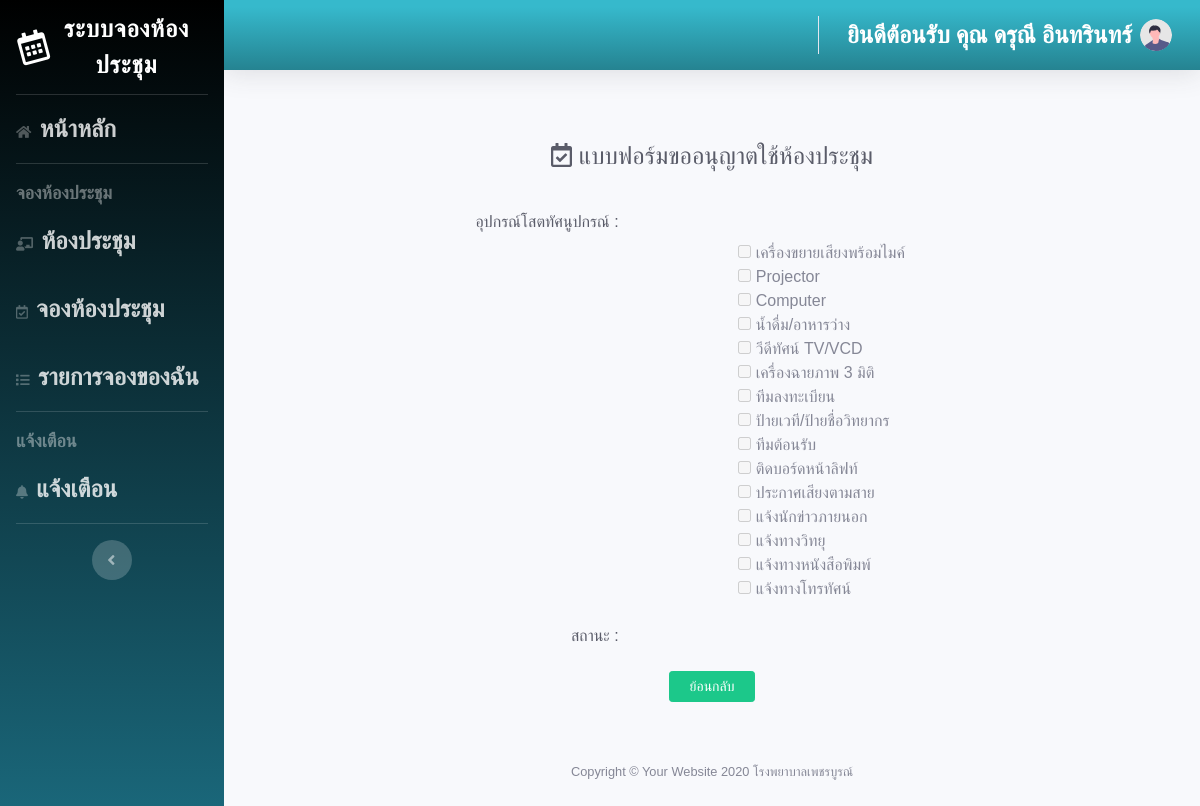
The page /meeting/detailbooking_general.php (signed in) on the database its author committed.
### tables this page shows
CREATE TABLE `equipment` (
  `eq_id` int(3) NOT NULL,
  `eq_name` varchar(250) NOT NULL,
  `de_id` int(10) NOT NULL
);

### meeting/detailbooking_general.php (the view, shortened to what this page needs)
<?php
if (!$_SESSION['userid']) {
  header("Location: frm_login.php");
} else {
  ?>
  <!DOCTYPE html>
  <html lang="en">
  <head>
    <link rel="stylesheet" href="https://cdnjs.cloudflare.com/ajax/libs/twitter-bootstrap/4.5.0/css/bootstrap.min.css">
    <link rel="stylesheet" href="https://cdnjs.cloudflare.com/ajax/libs/tempusdominus-bootstrap-4/5.1.2/css/tempusdominus-bootstrap-4.min.css">
    <link rel="stylesheet" href="https://cdnjs.cloudflare.com/ajax/libs/font-awesome/5.12.0-2/css/all.min.css">
    <link href="vendor/fontawesome-free/css/all.min.css" rel="stylesheet" type="text/css">
    <link href="css/sb-admin-2.min.css" rel="stylesheet">
  </head>
  <body id="page-top">
   <?php
   include "general_menu.php";
   ?>
   <br>
   <br>
   <div class="col-sm-12">
     <div class="wrap-form">
      <center>
        <h4 class="text-dark" ><i class="far fa-calendar-check"></i>  แบบฟอร์มขออนุญาตใช้ห้องประชุม</h4>
      </center>
      <br>
      <form action="addbooking1.php" method="post" accept-charset="utf-8" align="left">
      <div class="form-group row">
        <label for="ev_title" class="col-sm-5 col-form-label text-right text-dark" > อุปกรณ์โสตทัศนูปกรณ์ : </label>
        <?php
        $sql1="SELECT * FROM equipment";
        $query1 = mysqli_query($con, $sql1);
        $i=0;
        while ($rs1=mysqli_fetch_array($query1)){
          $i++;
          $checkbox = '';
          ?>
          <div class="col-sm-12" >
            <input type="checkbox" disabled <?php echo $checkbox ?> name="eqid<?php echo $i ?>" value="<?php echo $rs1['eq_id']; ?>"> <?php echo "$rs1[eq_name]"; ?>
          </div>
          <?php
        }
        ?>
      </div>
      <div class="form-group row">
        <label for="ev_status" class="col-sm-5 col-form-label text-right text-dark" >สถานะ :</label>
        <label class="col-sm-3 col-form-label text-dark"><?php  if($status=='0'){echo "รออนุมัติจากหัวหน้า";
      } else if($status=='1'){echo "รออนุมัติ";
    } else if($status=='2'){echo "ไม่อนุมัติจากหัวหน้า";
  } else if($status=='3'){echo "อนุมัติ";
} else if($status=='4'){echo "ไม่อนุมัติ";
} else if($status=='5'){echo "ยกเลิก";
}?></label>
</div>
<center>
  <tr>
    <td colspan="2" align="center">
      <input class="btn btn-success btn-sm mb-3" type="reset" onclick="window.history.back()" name="btnCancel" id="btnCancel" value="   ย้อนกลับ   " />
    </td>
  </center>
</div>
</div>
<?php
include "foot1.php";
?>
</div>
</div>
  </body>
  </html>
<?php } ?>

### meeting/foot1.php (style rules this page uses)
body { font-family: "Poppins", sans-serif; background-color:#F8F8FF; height: 100vh; }

### rows shown on the page
equipment: eq_name "เครื่องขยายเสียงพร้อมไมค์"
equipment: eq_name "Projector"
equipment: eq_name "Computer"
equipment: eq_name "น้ำดื่ม/อาหารว่าง"
equipment: eq_name "วีดีทัศน์ TV/VCD"
equipment: eq_name "เครื่องฉายภาพ 3 มิติ"
equipment: eq_name "ทีมลงทะเบียน"
equipment: eq_name "ป้ายเวที/ป้ายชื่อวิทยากร"
equipment: eq_name "ทีมต้อนรับ"
equipment: eq_name "ติดบอร์ดหน้าลิฟท์"
equipment: eq_name "ประกาศเสียงตามสาย"
equipment: eq_name "แจ้งนักข่าวภายนอก"
equipment: eq_name "แจ้งทางวิทยุ"
equipment: eq_name "แจ้งทางหนังสือพิมพ์"
equipment: eq_name "แจ้งทางโทรทัศน์"

### other values the page prints
$_SESSION['user'] "ดรุณี อินทรินทร์"
